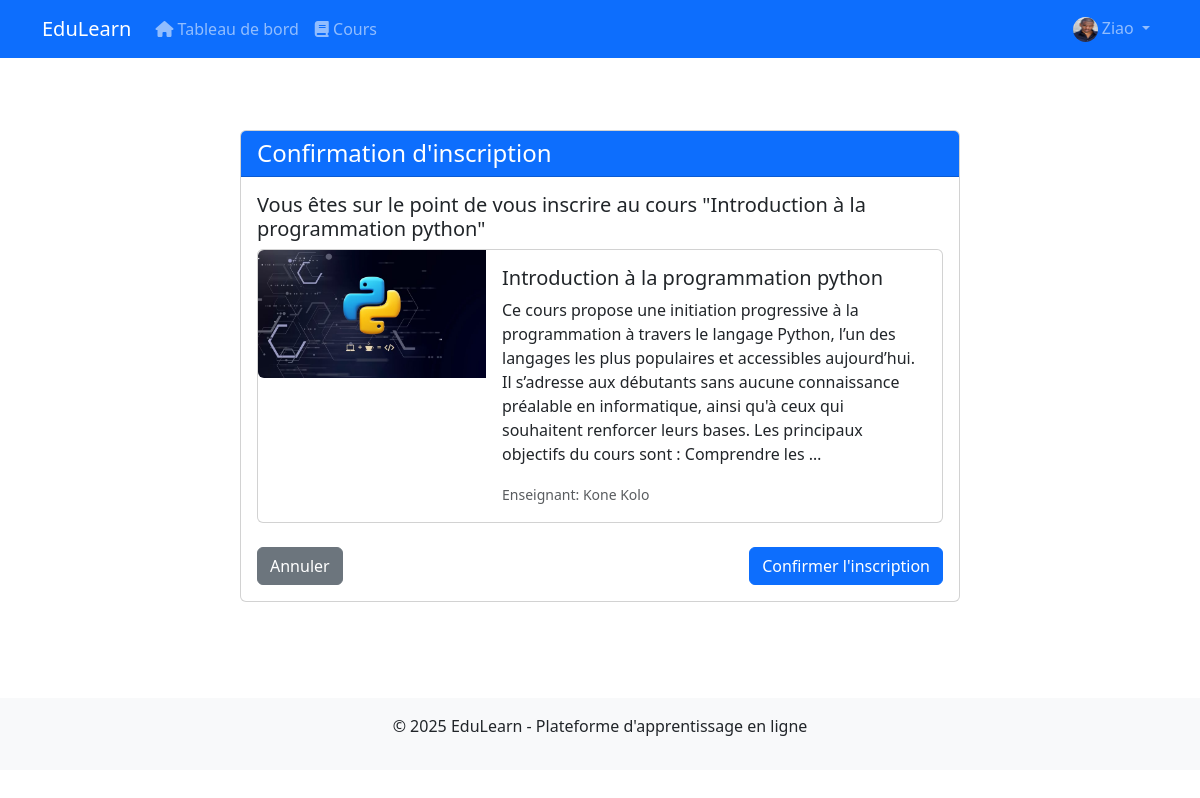
The page /courses/1/enroll/ (signed in) on the database its author committed.
### users/models.py (models this page shows, shortened)
class User(AbstractUser):
    STUDENT = 'student'
    TEACHER = 'teacher'
    ADMIN = 'admin'
    ROLE_CHOICES = [
        (STUDENT, 'Élève'),
        (TEACHER, 'Enseignant'),
        (ADMIN, 'Administrateur'),
    ]
    role = models.CharField(max_length=10, choices=ROLE_CHOICES, default=STUDENT)
    profile_pic = models.ImageField(upload_to='profile_pics', blank=True, null=True)
    bio = models.TextField(blank=True, null=True)
    def is_student(self):
        return self.role == self.STUDENT
    def is_admin_user(self):
        return self.role == self.ADMIN and self.is_active

### courses/models.py (models this page shows, shortened)
class Course(models.Model):
    title = models.CharField(max_length=200)
    subject = models.ForeignKey(Subject, on_delete=models.CASCADE, related_name='courses')
    teacher = models.ForeignKey(User, on_delete=models.CASCADE, related_name='courses_teaching')
    description = models.TextField()
    image = models.ImageField(upload_to='course_images', blank=True, null=True)
    created_at = models.DateTimeField(auto_now_add=True)
    updated_at = models.DateTimeField(auto_now=True)
    students = models.ManyToManyField(User, related_name='courses_enrolled', blank=True)

### courses/views.py (the view)
# urls.py: path('<int:course_id>/enroll/', views.course_enroll, name='course_enroll'),
@login_required
def course_enroll(request, course_id):
    if not hasattr(request.user, 'is_student') or not request.user.is_student():
        return HttpResponseForbidden("Only students can enroll in courses")
    course = get_object_or_404(Course, id=course_id)
    if request.method == 'POST':
        course.students.add(request.user)
        messages.success(request, f"You are now enrolled in {course.title}")
        return redirect('courses:course_detail', course_id=course.id)
    return render(request, 'courses/course_enroll_confirm.html', {
        'course': course
    })

### templates/courses/course_enroll_confirm.html (shortened to what this page needs)
{% extends "base.html" %}
{% block content %}
<div class="container py-5">
    <div class="row">
        <div class="col-md-8 offset-md-2">
            <div class="card">
                <div class="card-header bg-primary text-white">
                    <h4 class="mb-0">Confirmation d'inscription</h4>
                </div>
                <div class="card-body">
                    <h5 class="card-title">Vous êtes sur le point de vous inscrire au cours "{{ course.title }}"</h5>
                    <div class="card mb-4">
                        <div class="row g-0">
                            {% if course.image %}
                            <div class="col-md-4">
                                <img src="{{ course.image.url }}" class="img-fluid rounded-start" alt="{{ course.title }}">
                            </div>
                            {% endif %}
                            <div class="{% if course.image %}col-md-8{% else %}col-md-12{% endif %}">
                                <div class="card-body">
                                    <h5 class="card-title">{{ course.title }}</h5>
                                    <p class="card-text">{{ course.description|truncatewords:50 }}</p>
                                    <p class="card-text"><small class="text-muted">Enseignant: {{ course.teacher.get_full_name|default:course.teacher.username }}</small></p>
                                </div>
                            </div>
                        </div>
                    </div>
                    <div class="mt-4">
                        <form method="post">
                            <div class="d-flex justify-content-between">
                                <a href="{% url 'courses:course_detail' course.id %}" class="btn btn-secondary">Annuler</a>
                                <button type="submit" class="btn btn-primary">Confirmer l'inscription</button>
                            </div>
                        </form>
                    </div>
                </div>
            </div>
        </div>
    </div>
</div>
{% endblock %}

### templates/base.html (shortened to what this page needs)
<!DOCTYPE html>
<html lang="fr">
<head>
    <link href="https://cdn.jsdelivr.net/npm/bootstrap@5.3.0/dist/css/bootstrap.min.css" rel="stylesheet">
    <link rel="stylesheet" href="https://cdnjs.cloudflare.com/ajax/libs/font-awesome/6.4.0/css/all.min.css">
</head>
<body>
    <nav class="navbar navbar-expand-lg navbar-dark bg-primary">
        <div class="container">
            <a class="navbar-brand" href="{% url 'home' %}">EduLearn</a>
            <div class="collapse navbar-collapse" id="navbarNav">
                <ul class="navbar-nav">
                    {% if user.is_authenticated %}
                        <li class="nav-item">
                            <a class="nav-link" href="{% url 'dashboard:home' %}">
                                <i class="fas fa-home"></i> Tableau de bord
                            </a>
                        </li>
                        <li class="nav-item">
                            <a class="nav-link" href="{% url 'courses:course_list' %}">
                                <i class="fas fa-book"></i> Cours
                            </a>
                        </li>
                    {% endif %}
                </ul>
                <ul class="navbar-nav ms-auto">
                    {% if user.is_authenticated %}
                        <li class="nav-item dropdown">
                            <a class="nav-link dropdown-toggle" href="#" id="userDropdown" role="button" data-bs-toggle="dropdown">
                                {% if user.profile_pic %}
                                    <img src="{{ user.profile_pic.url }}" alt="Profile" class="rounded-circle" style="width: 25px; height: 25px;">
                                {% else %}
                                    <i class="fas fa-user-circle"></i>
                                {% endif %}
                                {{ user.username }}
                            </a>
                        </li>
                    {% endif %}
                </ul>
            </div>
        </div>
    </nav>
    <div class="container mt-4">
        {% block content %}{% endblock %}
    </div>
    <footer class="mt-5 py-3 bg-light text-center">
        <div class="container">
            <p>&copy; {% now "Y" %} EduLearn - Plateforme d'apprentissage en ligne</p>
        </div>
    </footer>
</body>
</html>

### rows shown on the page
User: profile_pic (picture), username "Ziao"
Course: title "Introduction à la programmation python", image (picture), description "Ce cours propose une initiation progressive à la programmation à travers le langage Python, l’un des langages les plus populaires et accessibles aujourd’hui. Il s’adresse aux débutants sans aucune connaissance préalable en informatique, ainsi qu'à ceux qui souhaitent renforcer leurs bases. Les principaux objectifs du cours sont : Comprendre les …", teacher.get_full_name "Kone Kolo"
